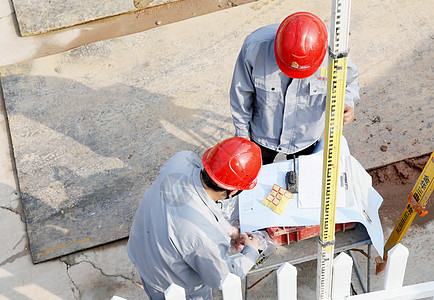
#> input picture 30.jpeg, 434 x 300 px
$ python blurring.py
#> lines starting #> are read from the running program, lines starting #| are printed output that depends on the picture
import cv2 as cv

img = cv.imread('30.jpeg')
#> img is the input picture: shape (300, 434, 3); mean B, G, R 164.6, 170.8, 182.5
cv.imshow('cat',img)

# Averaging
average = cv.blur(img,(3,3))
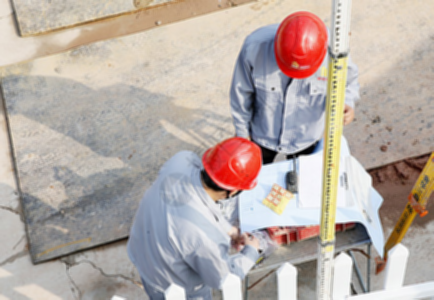
#> average: shape (300, 434, 3); mean B, G, R 164.6, 170.8, 182.5
cv.imshow('averageblur',average)

# Gaussian Blur
gauss = cv.GaussianBlur(img, (7,7), 0)
cv.imshow('Gaussianblur',gauss)

# Median Blur
median = cv.medianBlur(img,3)
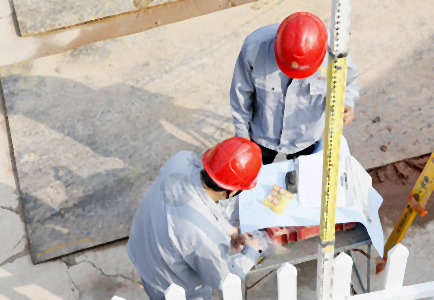
#> median: shape (300, 434, 3); mean B, G, R 165.1, 171.4, 183.2
cv.imshow('Medianblur',median)

# Bilateral
bilateral = cv.bilateralFilter(img,5,15,15)
cv.imshow('Bilateral', bilateral)


cv.waitKey(0)
